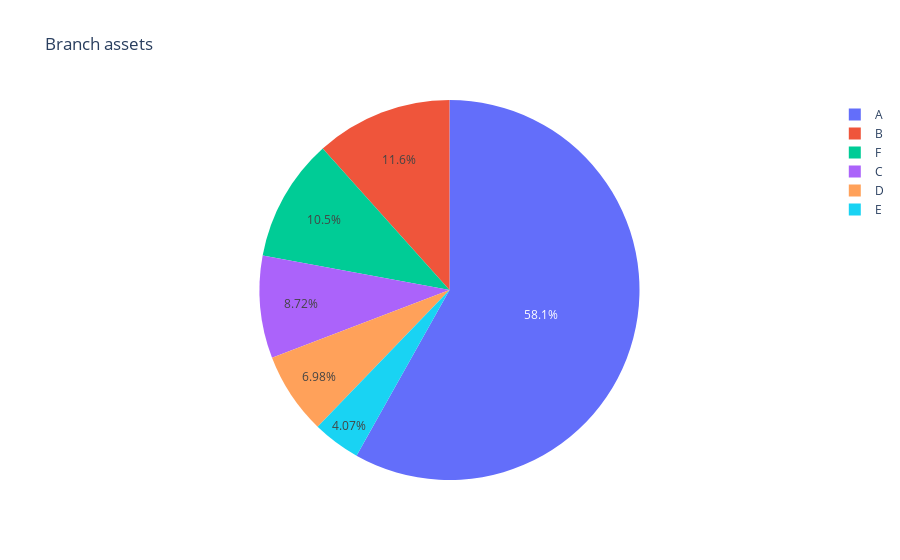

Notebook code cell kept with this figure:
### Markdown cell above
ข้อ 2

### Code cell
df = pd.read_sql('select * from branch', con=engine1) # use engine1 from previous cell

print(df.head())

fig = px.pie(df, values='assets', names='branch_name', title='Branch assets')
fig.show()

### Figure 1 — Plotly figure (JSON) as saved in the notebook; plotly's stock layout.template omitted (floating-point values rounded to 4 significant figures)
{"data": [{"domain": {"x": [0, 1], "y": [0, 1]}, "hovertemplate": "branch_name=%{label}<br>assets=%{value}<extra></extra>", "labels": ["A", "B", "C", "D", "E", "F"], "legendgroup": "", "name": "", "showlegend": true, "type": "pie", "values": [100000, 20000, 15000, 12000, 7000, 18000]}], "layout": {"legend": {"tracegroupgap": 0}, "title": {"text": "Branch assets"}}}
